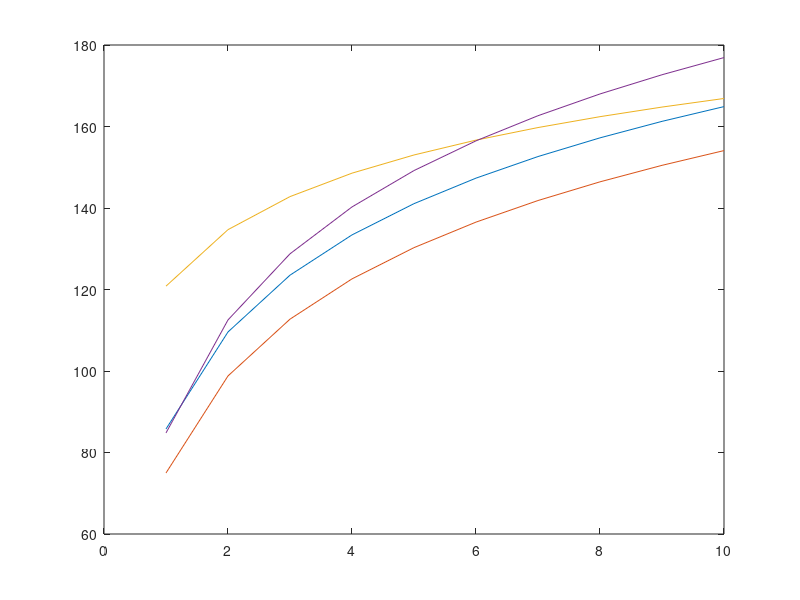

The MATLAB script that drew this image: (Note: this script raises an error after producing the figure.)
clc;
clear all;
close all;

%Variables required for Path Loss Model
d = 1:1:10;

Hte = input('Enter the height of the transmitter height:  ');
%Hte = 30:1:100;
fc = input('Enter the frequency:  ');
%d = input('Enter the distance from Base station:  ');
hr = input('Enter the height of the receiver antenna:  ');
E =  input('Enter the Field strength in dB uV/m:  ');
Pt = input('Enter the Tx power in dBW in dB uV/m:  ');

%Hata Model
ahr = ((1.1*log(fc) - 0.7)*hr - (1.56*log(fc) - 0.8));
PL  = ((69.55) + (26.16*log(fc)) - (13.82*log(Hte)) - ahr + ((44.9- 6.55*log(Hte))*log(d)));

%Hata Propagation loss between isotropic antenna's
c = 3*10^8;
pi = 3.142;
Aeff = ((c^2/fc^2)/4*pi);

%LP = Pt - E  - (10*log(Aeff)) + 145.8;

%Cost 231 Model
PLc = 46.3 + (33.9*log(fc)) - (13.82*log(Hte)) - ahr + ((44.9- 6.55*log(Hte))*log(d));

%Okumura
c=3*10^8;
lamda=(c)/(fc*10^6);
Lf = 10*log((lamda^2)/((4*pi)^2)*d.^2); %   Free Space Propagation Loss
Amu = 35;       % Median Attenuation Relative to Free Space (900 MHz and 30 Km)
Garea = 9;      % Gain due to the Type of Environment (Suburban Area)
Ghte = 20*log(Hte/200); % Base Station Antenna Height Gain Factor
if(hr>3)
Ghre = 20*log(hr/3);
else
Ghre = 10*log(hr/3);
end
%   Propagation Path Loss
L50 = Lf+Amu-Ghte-Ghre-Garea;

%display('Propagation pathloss is : ');
%disp(L50);
%disp(PL);

%Egli Model
%Po = ((40*log(fc))- (20*log(Hte)*10*log(hr)));
%PLe = 20*log(fc)+Po+76.3

PLe = 117 + (40*log(d))+ (20*log(fc))-(20*log(Hte*hr)); 


plot(d,PL);
hold on;
plot (d,PLc);
hold on;
plot(d,L50);
hold on;
plot(d,PLe);
hold on;
plot(d,LP);
grid on;
legend ('Hata Model','COST231 Model','Okumura Model','Egli Model');
title ('Path Loss Propagation Model');
xlabel('Distance in Km');
ylabel('Propagation Loss in dB');